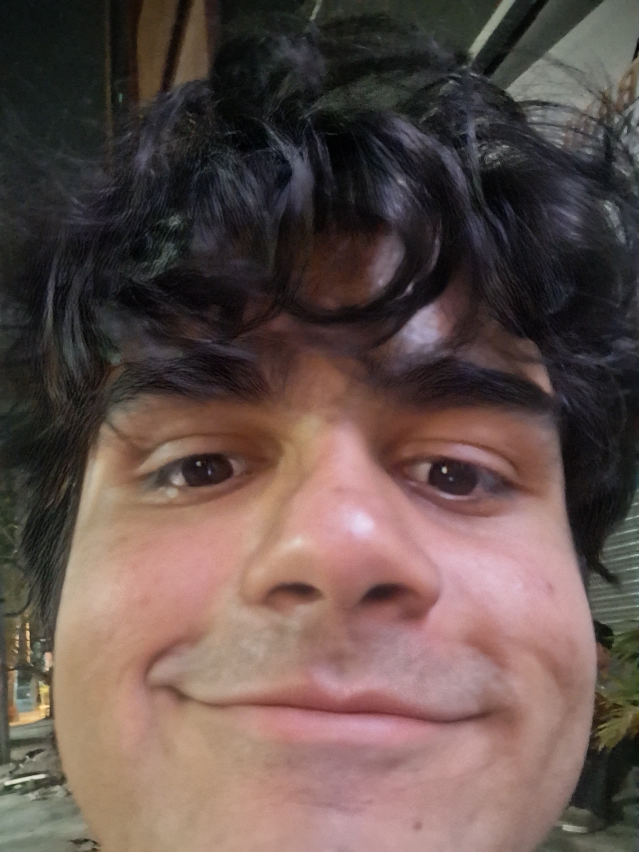
#> input picture cute rishul/WhatsApp Image 2026-07-11 at 00.02.20.jpeg, 2556 x 3408 px (shown at 1/4 size)
$ python shrink_photos.py '../cute rishul/WhatsApp Image 2026-07-11 at 00.02.20.jpeg' --src '../cute rishul'
#> lines starting #> are read from the running program, lines starting #| are printed output that depends on the picture
#!/usr/bin/env python3
"""Shrink photos for rishul.space before they go in /public.

A floating desktop photo never renders wider than ~101px, so a 3MB phone JPEG is
pure wasted page weight. This resizes to a 520px long edge, strips all EXIF
(including GPS), and writes a progressive JPEG.

Usage:
    python tools/shrink_photos.py                       # shrink every rishul-*.jpeg in public/
    python tools/shrink_photos.py photo1.jpg photo2.jpg  # shrink specific files in place
    python tools/shrink_photos.py --src <dir> --prefix rishul- --start 23
                                                         # import a folder -> public/rishul-<n>.jpeg
"""
import argparse
import glob
import os
import sys

from PIL import Image, ImageOps

PUBLIC = os.path.join(os.path.dirname(os.path.dirname(os.path.abspath(__file__))), "public")


def shrink(src: str, dest: str, max_side: int = 520, quality: int = 82) -> tuple[int, int, tuple[int, int]]:
#> called with dest = 'public/rishul-1.jpeg', max_side = 520, quality = 82
    before = os.path.getsize(src)
    with Image.open(src) as im:
#> im is the input picture: PIL image 2556x3408 RGB; mean R, G, B 98.8, 80.8, 75.7
        im = ImageOps.exif_transpose(im).convert("RGB")  # rotate upright, then drop all metadata
        im.thumbnail((max_side, max_side), Image.LANCZOS)
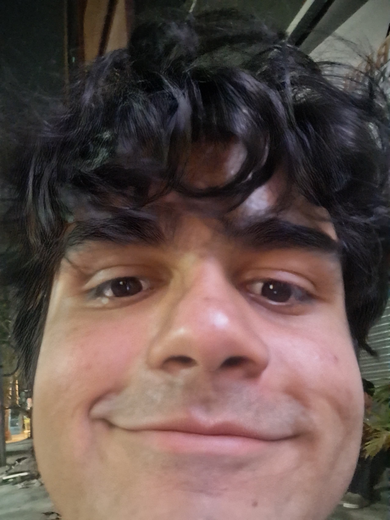
#> im: PIL image 390x520 RGB; mean R, G, B 98.7, 80.7, 75.6
        os.makedirs(os.path.dirname(dest), exist_ok=True)
        im.save(dest, "JPEG", quality=quality, optimize=True, progressive=True)
        size = im.size
#> size = (390, 520)
    return before, os.path.getsize(dest), size


def main() -> int:
    ap = argparse.ArgumentParser()
    ap.add_argument("files", nargs="*", help="files to shrink in place (default: every rishul-*.jpeg in public/)")
    ap.add_argument("--src", help="import a folder into public/ as rishul-<n>.jpeg")
    ap.add_argument("--prefix", default="rishul-")
    ap.add_argument("--start", type=int, default=1, help="first number to use with --src")
    ap.add_argument("--max-side", type=int, default=520)
    ap.add_argument("--quality", type=int, default=82)
    args = ap.parse_args()

    total_before = total_after = 0
    rows = []

    if args.src:
        sources = sorted(
            glob.glob(os.path.join(args.src, "*.jpg"))
            + glob.glob(os.path.join(args.src, "*.jpeg"))
            + glob.glob(os.path.join(args.src, "*.png")),
            key=os.path.getmtime,
        )
        if not sources:
            print(f"no images in {args.src}", file=sys.stderr)
            return 1
        for i, src in enumerate(sources, start=args.start):
            dest = os.path.join(PUBLIC, f"{args.prefix}{i}.jpeg")
            b, a, size = shrink(src, dest, args.max_side, args.quality)
#> b = 550857; a = 29820; size = (390, 520)
            total_before += b
#> total_before = 550857
            total_after += a
#> total_after = 29820
            rows.append((os.path.basename(dest), size, b, a))
#> pass 2 of the loop in main, `for i, src in enumerate(sources, start=args.start):`:
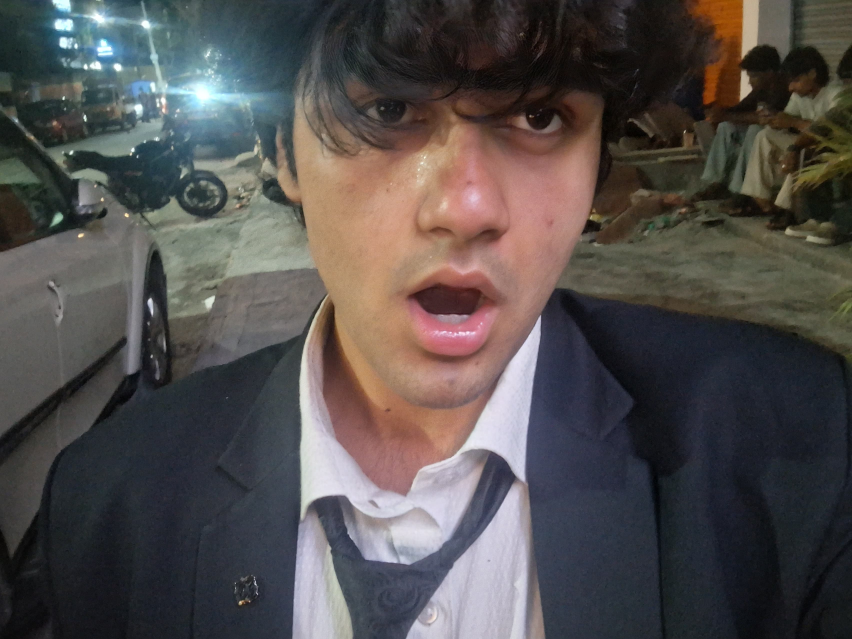
#> input picture cute rishul/WhatsApp Image 2026-07-11 at 00.02.21.jpeg, 3408 x 2556 px (shown at 1/4 size)
#> in shrink, im is the input picture: PIL image 3408x2556 RGB; mean R, G, B 83, 78.5, 77.4
#> in shrink (call 2), `im.thumbnail((max_side, max_side), Image.LANCZOS)`:
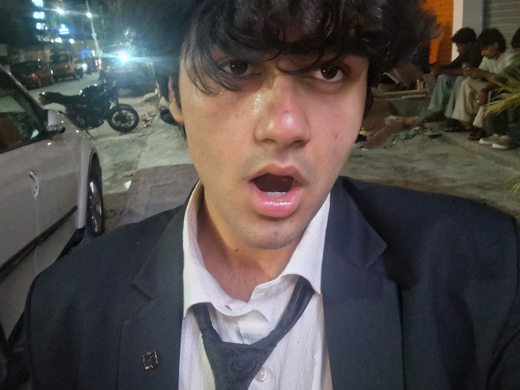
#> im: PIL image 520x390 RGB; mean R, G, B 82.9, 78.4, 77.3
    else:
        targets = args.files or sorted(glob.glob(os.path.join(PUBLIC, "rishul-*.jpeg")))
        if not targets:
            print("nothing to do", file=sys.stderr)
            return 1
        for src in targets:
            b, a, size = shrink(src, src, args.max_side, args.quality)
            total_before += b
            total_after += a
            rows.append((os.path.basename(src), size, b, a))

    for name, size, b, a in rows:
        print(f"{name:24} {size[0]}x{size[1]:<6} {b / 1024:8.0f}KB -> {a / 1024:.0f}KB")
    print(f"\n{len(rows)} files: {total_before / 1e6:.1f}MB -> {total_after / 1024:.0f}KB")
#| 2 files: 1.0MB -> 59KB
    return 0


if __name__ == "__main__":
    raise SystemExit(main())
#> (the program exits here)
